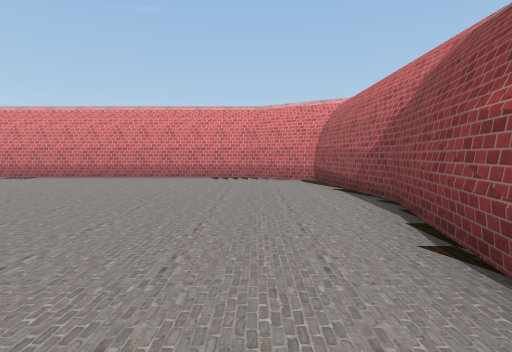
view 1 (above)

18 first-person views from a walk through a scene from a Unity 3-D project. The camera is 1.4 m above the floor, tilts 4° down and sees 80° across. The floor is counted in squares, 2 m on a side. Each view is taken from the middle of a square. On the plan, view 1 faces up. The plan holds only what a view shows up to about 10 squares ahead; the rest is blank. The place goes on beyond the plan. The player character is not drawn. Some animated figures are not drawn. Some surface patterns are stand-ins.

view 2
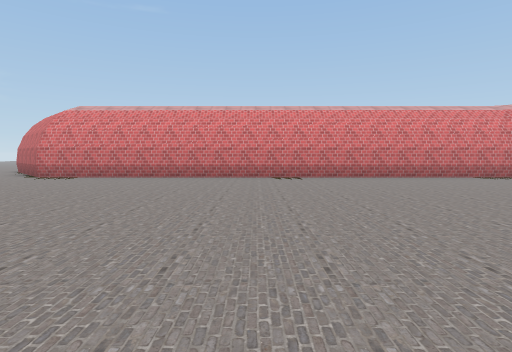

view 3
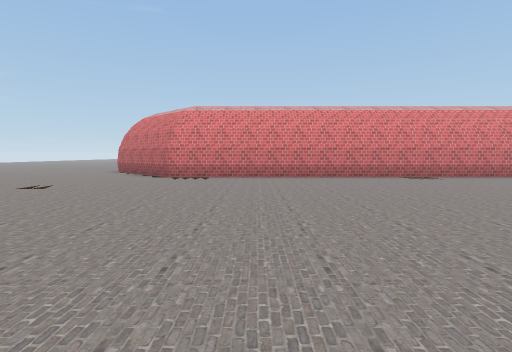

view 4
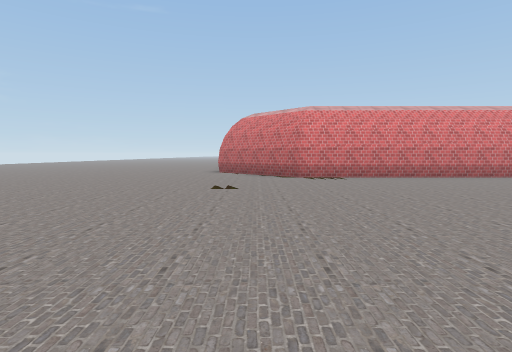

view 5
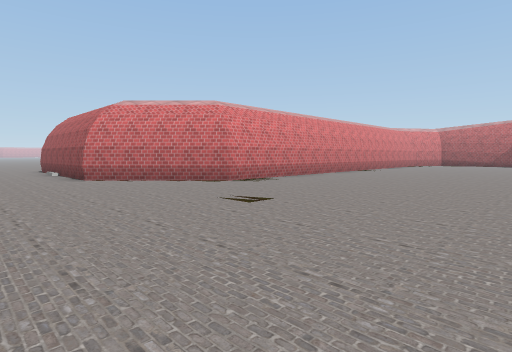

view 6
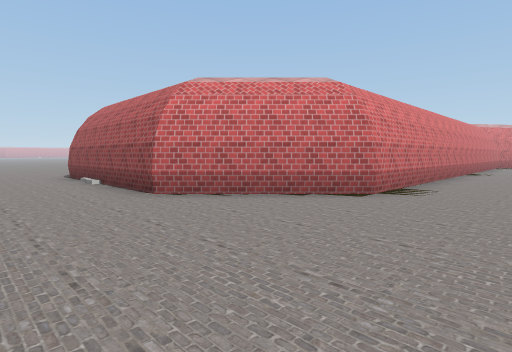

view 7
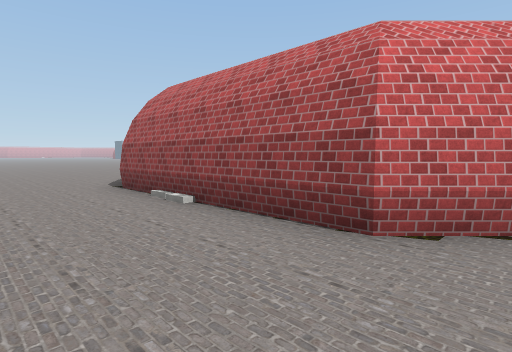

view 8
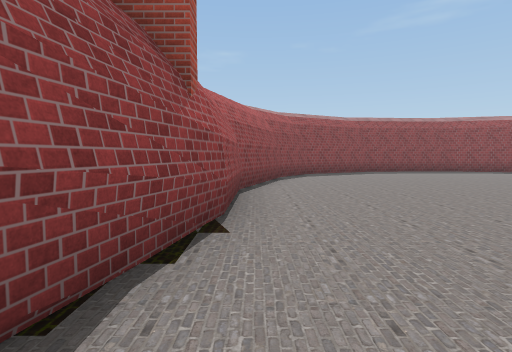

view 9
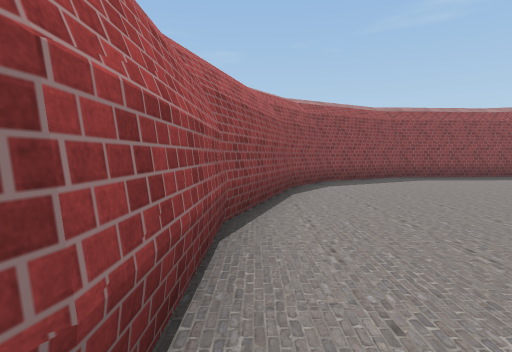

view 10
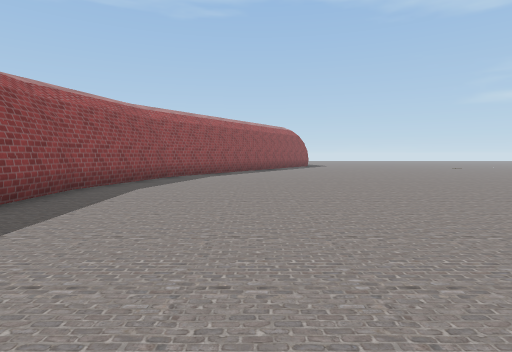

view 11
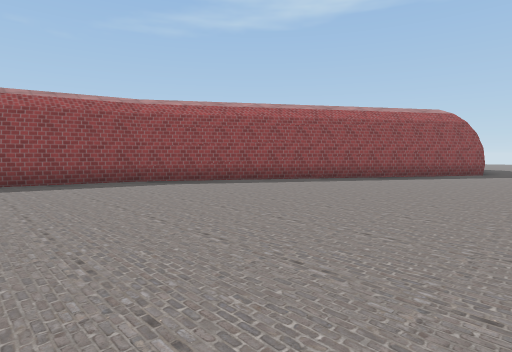

view 12
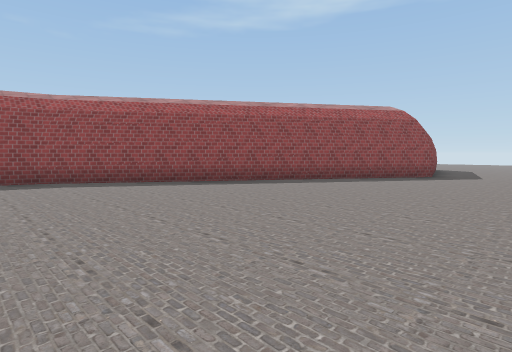

view 13
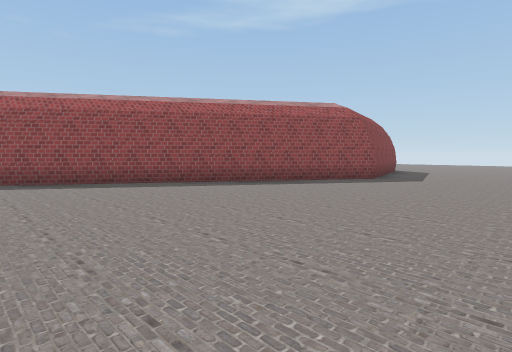

view 14
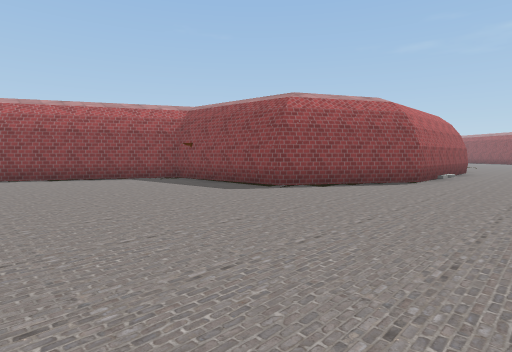

view 15
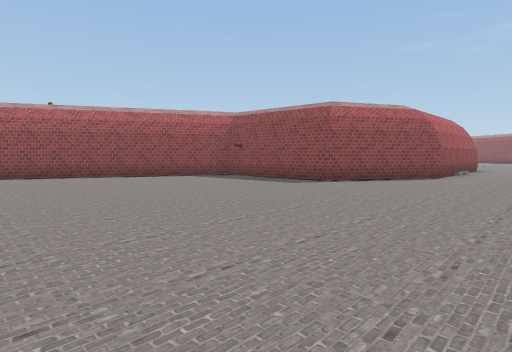

view 16
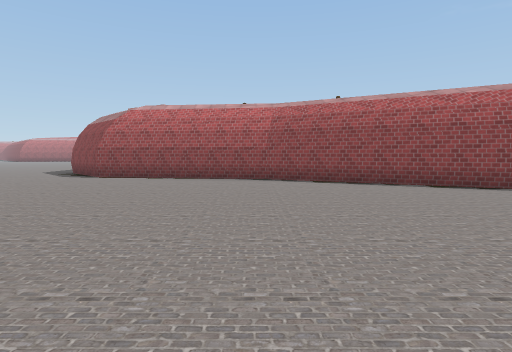

view 17
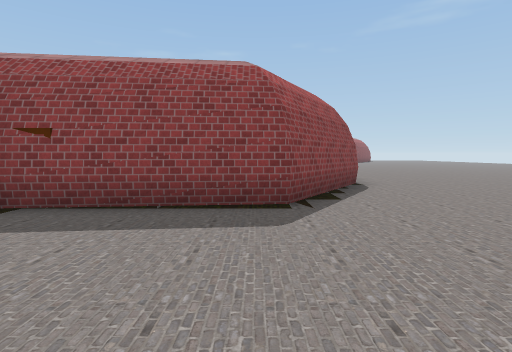

view 18
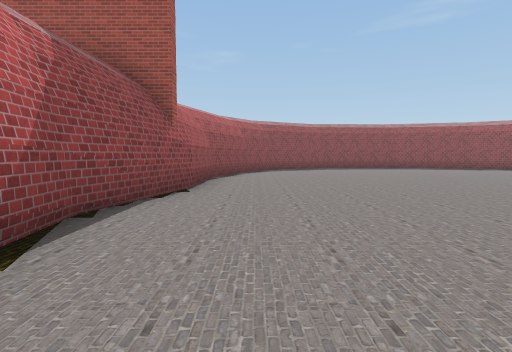

### Floor plan
Points are (right, up) in squares from view 1. A wall is a line through its corners. A room is listed if a view was taken in it or the views show most of it. See-through windows are left out.
Room 1 (views 1, 2, 3, 4, 5, 6, 7, 8, 9, 10, 11, 12, 13, 18)
walls: (-20.6, -1) (-19.7, -0.8) (-10.5, -6.7) (-7.1, -7.7) (-3.6, -7.5) (-0.8, -6) (0.2, -4.5); (1.4, 1.3) (2.1, 4.6) (1.6, 8.3) (-0.2, 9.3) (-14.7, 9.3) (-17.5, 12.1) (-17.5, 17.6); (1.3, -1.2) (1.4, 1.5); (0.2, -4.6) (1.3, -1.1)
ways out: opening at (-19, 19.7) to room 2
Room 2 (views 14, 15, 16, 17)
walls: (-17.5, 17.6) (-15.5, 20.7) (-11.6, 21.1) (-8.3, 27.7) (-7.6, 32.9) (-7, 33.5)
ways out: opening at (-19, 19.7) to room 1

Positions as (right, up) in squares from view 1, and headings:
1: (0, 0), facing up
2: (-8, 0), facing up
3: (-12, 0), facing up
4: (-16, 0), facing up
5: (-20, 3), facing up-right
6: (-20, 7), facing up-right
7: (-20, 11), facing up-right
8: (1, 5), facing down
9: (1, 2), facing down
10: (-1, -4), facing left
11: (-7, 1), facing down-left
12: (-9, 2), facing down-left
13: (-11, 3), facing down-left
14: (-20, 26), facing down-right
15: (-20, 28), facing down-right
16: (-17, 28), facing right
17: (-15, 25), facing down
18: (0, 8), facing down
